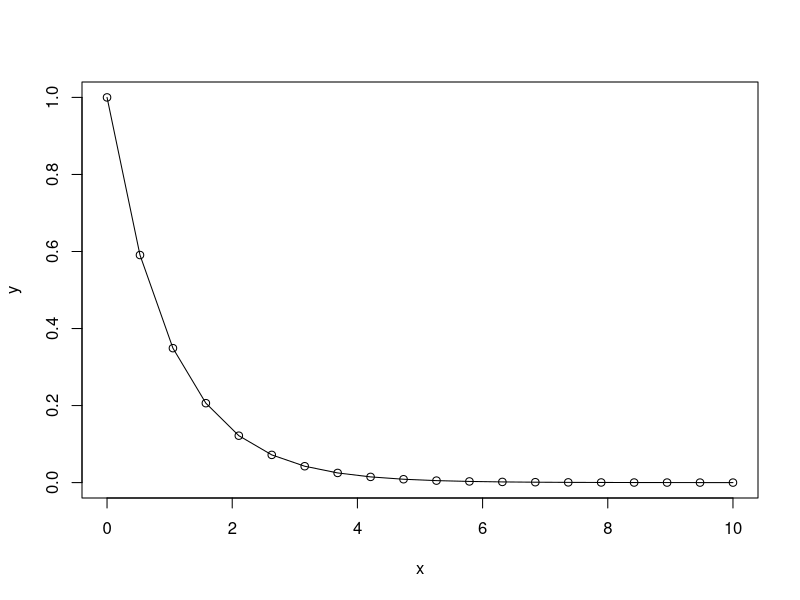
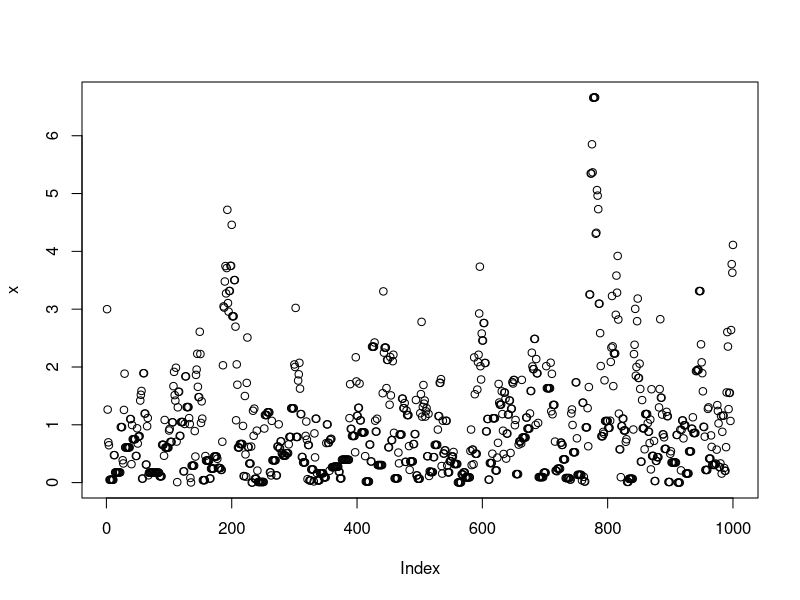
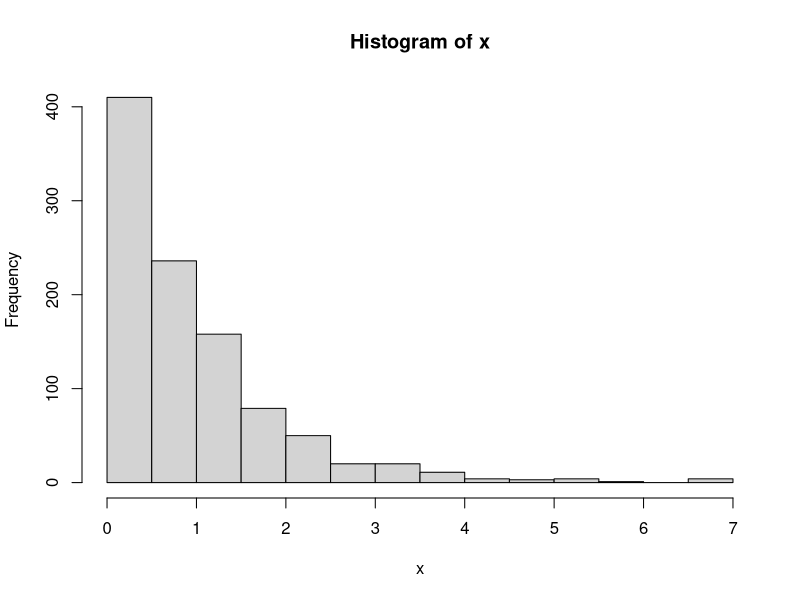
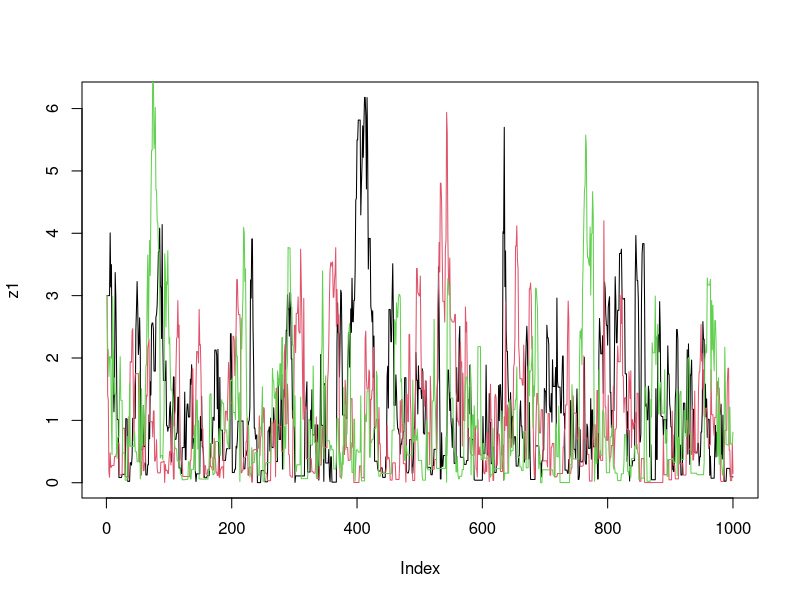
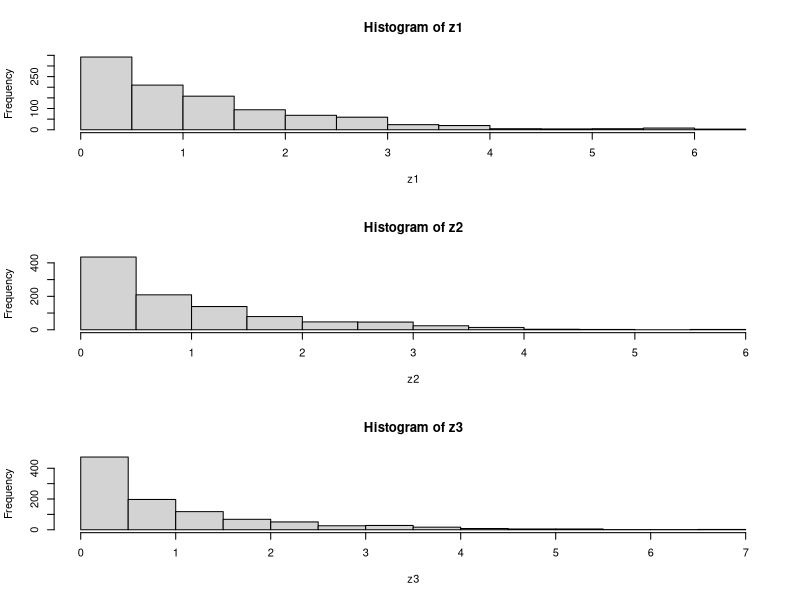
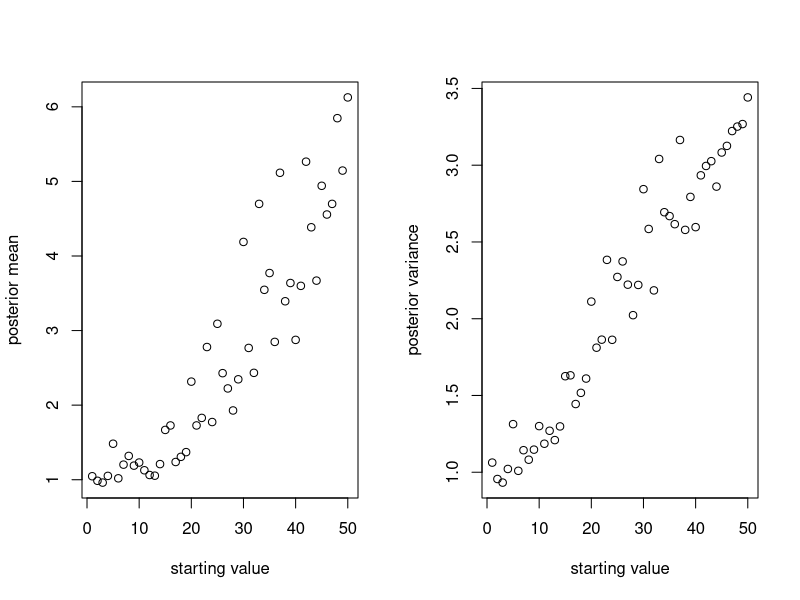
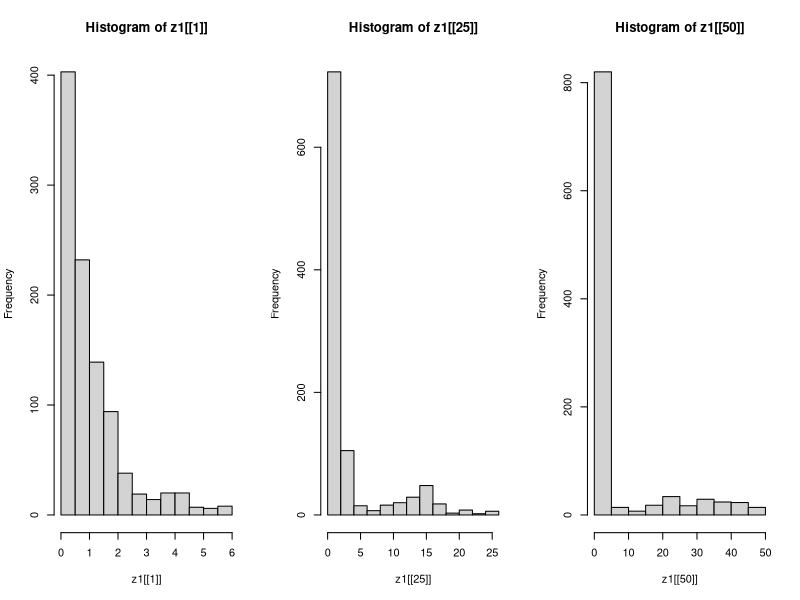
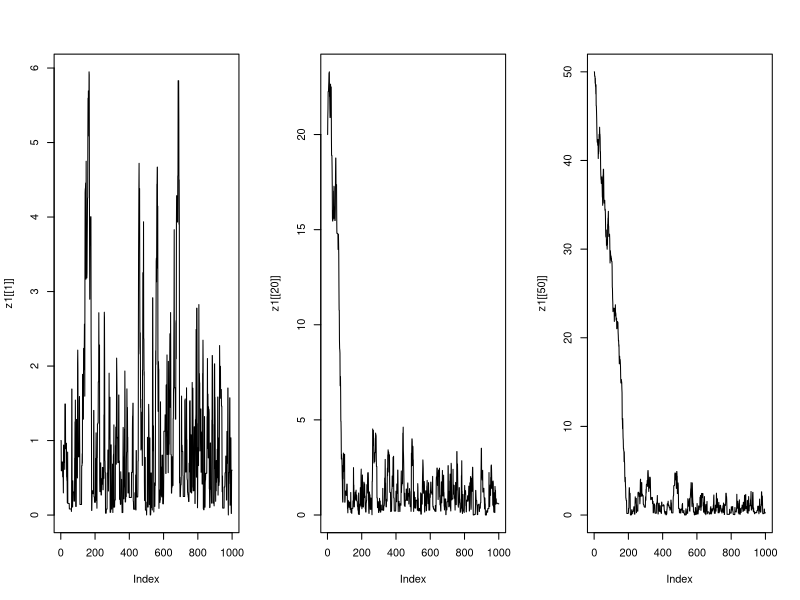

Here is the R script that generated these plots, in order:
## ---- chunk 1
x <- seq(from = 0, to = 10, length=20)
y <- exp(-x)
plot(x,y)
lines(x,y) #lines adds lines to an existing plot
## ---- chunk 2
target <- function(x){
  if (x < 0) {
    return(0)
  } else {
    return(exp(-x))
  }
}
## ---- chunk 3
target(3)
target(-1)
## ---- chunk 4
x <- rep(0, 1000)
x[1] <- 3     # this is just a starting value, which I’ve set arbitrarily to 3

for (i in 2:1000) {
  currentx <- x[i - 1]
  proposedx <- currentx + rnorm(1, mean = 0, sd = 1)
  A <- target(proposedx) / target(currentx)
  if (runif(1) < A) {
    x[i] <- proposedx
  } else {
    x[i] <- currentx
  }
}
## ---- chunk 5
plot(x)
hist(x)
## ---- chunk 6
easyMCMC <- function(niter, startval, proposalsd) {
  x <- rep(0, niter)
  x[1] <- startval
  for (i in 2:niter) {
    currentx <- x[i - 1]
    proposedx <- rnorm(1, mean = currentx, sd = proposalsd)
    A <- target(proposedx) / target(currentx)
    if (runif(1) < A) {
      x[i] <- proposedx
    } else {
      x[i] <- currentx
    }
  }
  return(x)
}
## ---- chunk 7
z1 <- easyMCMC(1000,3,1)
z2 <- easyMCMC(1000,3,1)
z3 <- easyMCMC(1000,3,1)
plot(z1, type = "l")
lines(z2, col = 2)
lines(z3, col = 3)
## ---- chunk 8
par(mfcol = c(3, 1)) # rather odd command tells R to put 3 graphs on a single page
hist(z1)
hist(z2)
hist(z3)
## ---- chunk 9
sv <- seq(1, 50, 1)
z1 <- list()
for (i in 1:length(sv)) {
	z1[[i]] <- easyMCMC(1000, sv[i], 1)
}
par(mfrow = c(1, 2))
plot(sv, as.numeric(lapply(z1, mean)), xlab = "starting value", ylab = "posterior mean")
plot(sv, sqrt(as.numeric(lapply(z1, sd))), xlab = "starting value", ylab = "posterior variance")
## ---- chunk 10
par(mfrow = c(1, 3))
hist(z1[[1]])
hist(z1[[25]])
hist(z1[[50]])
## ---- chunk 11
par(mfrow = c(1, 3))
plot(z1[[1]], type = "l")
plot(z1[[20]], type = "l")
plot(z1[[50]], type = "l")
## ---- chunk 12
prop_sd <- seq(1,100,1)
z2 <- list()
for (i in 1:length(prop_sd)) {
	z2[[i]] <- easyMCMC(1000, 3, prop_sd[i])
}
par(mfrow = c(1, 2))
plot(prop_sd, as.numeric(lapply(z2,mean)), xlab = "proposal_sd", ylab = "posterior mean")
plot(prop_sd,sqrt(as.numeric(lapply(z2,sd))), xlab = "proposal_sd", ylab = "posterior variance")
## ---- chunk 13
par(mfrow = c(1, 3))
hist(z2[[1]])
hist(z2[[25]])
hist(z2[[50]])
## ---- chunk 14
par(mfrow = c(1, 3))
plot(z2[[1]], type = "l")
plot(z2[[20]], type = "l")
plot(z2[[50]], type = "l")
## ---- chunk 15
target <- function(x){
return((x > 0 & x < 1) + (x > 2 & x < 3))
}
## ---- chunk 16
x <- seq(-1,6,0.01)
plot(x, target(x), type = "l")
## ---- chunk 17
z1 <- easyMCMC(1000, 2.5, 1)
z2 <- easyMCMC(1000, 0.7, 1)
z3 <- easyMCMC(1000, 0.5, 1)
par(mfrow = c(1, 3))
hist(z1)
hist(z2)
hist(z3)
## ---- chunk 18
par(mfrow = c(1, 3))
plot(z1)
plot(z2)
plot(z3)
## ---- chunk 19
z1 <- easyMCMC(1000, 2.5, 0.1)
z2 <- easyMCMC(1000, 0.5, 0.1)
par(mfrow = c(1, 3))
hist(z1, xlim = c(0, 3))
hist(z2, xlim = c(0, 3))
plot(z1, type = "l", ylim = c(0, 3))
points(z2, type = "l", col = "dark grey")
## ---- chunk 20
prior <- function(p){
  if((p < 0) || (p > 1)){ # || here means "or"
    return(0)
  } else{ 
    return(1)
  } 
}

likelihood <- function(p, nAA, nAa, naa) {
	return(p ^ (2 * nAA) * (2 * p * (1-p)) ^ nAa * (1 - p) ^ (2 * naa))
}

psampler <- function(nAA, nAa, naa, niter, pstartval, pproposalsd) {
  p <- rep(0, niter)
  p[1] <- pstartval
  for (i in 2:niter) {
    currentp <- p[i - 1]
    newp <- currentp + rnorm(1, 0, pproposalsd)
    A <- prior(newp) * likelihood(newp, nAA, nAa, naa) / (prior(currentp) * likelihood(currentp, nAA, nAa, naa))
    if (runif(1) < A){
      p[i] <- newp
    } else {
      p[i] <- currentp
    }
  }
  return(p)
}
## ---- chunk 21
z <- psampler(50,21,29,10000,0.5,0.01)
## ---- chunk 22
par(mfcol = c(1, 2))
x <- seq(0,1,length = 1000)
hist(z, prob = T, xlim = c(0.4, 0.8), col = "dark grey", ylim = c(0, 20), main = "No Burn in")
lines(x,dbeta(x,122, 80))  # overlays beta density on histogram

# You might also like to discard the first 5000 z’s as "burnin"
# here’s one way in R to select only the last 5000 zs:
hist(z[5001:10000], prob = T, col = "light grey",  xlim = c(0.4, 0.8), ylim = c(0, 20), main = "With Burn in")
lines(x, dbeta(x, 122, 80))  # overlays beta density on histogram
## ---- chunk 23
prior <- function(p) {
  if ((p < 0) || (p > 1)) { # || here means "or"
    return(0)
  } else { 
    return(1)
  } 
}


likelihood <- function(p, f, nAA, nAa, naa) {
	return(((f * p) + ((1 - f) * (p ^ 2)))^nAA * 
	         ((1 - f) * 2 * p * (1 - p)) ^ nAa * 
	         (f * (1 - p) + (1 - f) * ((1 - p) * (1 - p))) ^ naa
	       )
}


fpsampler <- function(nAA, nAa, naa, niter, 
                      fstartval, pstartval,
                      fproposalsd, pproposalsd) {
	f <- rep(0,niter)
	p <- rep(0,niter)
	f[1] <- fstartval
	p[1] <- pstartval
	for (i in 2:niter) {
		currentp <- p[i - 1]
		currentf <- f[i - 1]
		newp <- currentp + rnorm(1, 0, pproposalsd)
		A <- prior(newp) * likelihood(newp,currentf,nAA,nAa,naa) /
		  (prior(currentp) * likelihood(currentp,currentf,nAA,nAa,naa))
		
		if (runif(1) < A) {
		  p[i] <- newp
		} else {
		  p[i] <- currentp
		}
		newf <- currentf + rnorm(1, 0, fproposalsd)
		
		A <- prior(newf) * likelihood(p[i],newf,nAA,nAa,naa) / 
		  (prior(currentf) * likelihood(p[i],currentf,nAA,nAa,naa))
		
		
		if (runif(1) < A) {
		  f[i] <- newf
		} else {
		  f[i] <- currentf
		}
	}
	
	return(list(f = f,p = p)) # return a "list" with two elements named f and p
}
## ---- chunk 24
z <- fpsampler(45, 10, 45, 10000, 0.8, 0.5, 0.01, 0.01)
## ---- chunk 25
x <- seq(0, 1, length = 1000)
par(mfrow = c(1,2))
hist(z$f[5000:10000],prob = T, xlim = c(0, 1), col = "dark grey", ylim = c(0, 10), 
     main = "f sample", xlab = "posterior estimate")
hist(z$p[5000:10000], prob = T, xlim = c(0, 1), col = "dark grey", ylim = c(0, 10), 
     main = "p sample", xlab = "posterior estimate")
## ---- chunk 26
par(mfrow = c(1, 2))
plot(z$f, type = "l")
plot(z$p, type = "l")
## ---- chunk 27
# mean for p
p_mean <- mean(z$p)

# mean for f
f_mean <- mean(z$f)
## ---- chunk 28
N <- 100
c(nAA = ((p_mean ^ 2) + (f_mean * (1 - p_mean) * p_mean)) * N,
  nAa = ((1 - f_mean) * 2 * p_mean * (1 - p_mean)) * N,
  naa = ((f_mean * (1 - p_mean) * p_mean) + ((1 - p_mean)^2)) * N)

## ---- chunk 29
sessionInfo()
